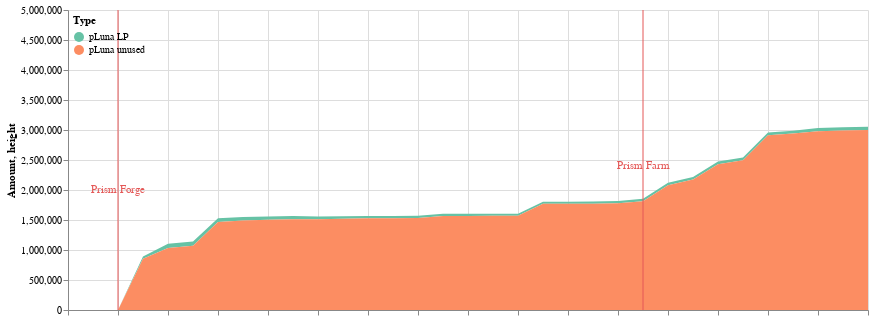

The notebook cell saved with this chart:
### Code cell
all_deltas = pdp.asset_used.append(pdp.asset_unused)
all_deltas = pdp.fill_date_gaps(all_deltas, ['2022-02-11','2022-02-12','2022-02-13'])
c1 = cp.get_yluna_time_area_chart(all_deltas, 
               alt.Scale(scheme='set2'),
               min_date = all_deltas.Time.min(),
               max_date = all_deltas.Time.max(),
               top_padding = 1500000
        )

c2 = alt.Chart(pdp.dates_to_mark).mark_rule(color='#e45756').encode(
    x=alt.X('date'+':T',axis=alt.Axis(labels=False,title=''))
)

c3 = alt.Chart(pdp.dates_to_mark).mark_text(
    color='#e45756',
    angle=0
).encode(
    x=alt.X('text_date'+':T',axis=alt.Axis(labels=False,title='')),
    y='height',
    text='text'
)

(c1 + c2 + c3).properties(width=800).configure_view(strokeOpacity=0)

### Figure 1 — Vega-Lite specification as saved in the notebook (floating-point values rounded to 4 significant figures)
{"config": {"view": {"continuousWidth": 400, "continuousHeight": 300, "strokeOpacity": 0}}, "layer": [{"data": {"name": "data-9fd7a585186c9310956d62ddcf8c976f"}, "mark": "area", "encoding": {"color": {"field": "Type", "legend": {"direction": "vertical", "legendY": 0, "orient": "none", "padding": 5}, "scale": {"scheme": "set2"}, "type": "nominal"}, "tooltip": [{"field": "Time", "format": "%Y-%m-%d", "type": "temporal"}, {"field": "Type", "type": "nominal"}, {"field": "Amount (millions)", "type": "nominal"}], "x": {"field": "Time", "scale": {"domain": ["2022-02-11", "2022-03-15"]}, "type": "temporal"}, "y": {"field": "Amount", "scale": {"domain": [0, 4501000.0]}, "type": "quantitative"}}}, {"data": {"name": "data-bf69e67827aa5ed7d9d532afa84e7b5c"}, "mark": {"type": "rule", "color": "#e45756"}, "encoding": {"x": {"axis": {"labels": false, "title": ""}, "field": "date", "type": "temporal"}}}, {"data": {"name": "data-bf69e67827aa5ed7d9d532afa84e7b5c"}, "mark": {"type": "text", "angle": 0, "color": "#e45756"}, "encoding": {"text": {"field": "text", "type": "nominal"}, "x": {"axis": {"labels": false, "title": ""}, "field": "text_date", "type": "temporal"}, "y": {"field": "height", "type": "quantitative"}}}], "width": 800, "$schema": "https://vega.github.io/schema/vega-lite/v4.17.0.json", "datasets": {"data-9fd7a585186c9310956d62ddcf8c976f": [{"Time": "2022-02-14", "Amount signed": 36650.0, "Amount": 36650.0, "Type": "pLuna LP", "Amount (millions)": "0.04M"}, {"Time": "2022-02-15", "Amount signed": 32280.0, "Amount": 68940.0, "Type": "pLuna LP", "Amount (millions)": "0.07M"}, {"Time": "2022-02-16", "Amount signed": 2075.0, "Amount": 71010.0, "Type": "pLuna LP", "Amount (millions)": "0.07M"}, {"Time": "2022-02-17", "Amount signed": -6336.0, "Amount": 64680.0, "Type": "pLuna LP", "Amount (millions)": "0.06M"}, {"Time": "2022-02-18", "Amount signed": -7555.0, "Amount": 57120.0, "Type": "pLuna LP", "Amount (millions)": "0.06M"}, {"Time": "2022-02-19", "Amount signed": -755.6, "Amount": 56360.0, "Type": "pLuna LP", "Amount (millions)": "0.06M"}, {"Time": "2022-02-20", "Amount signed": -4446.0, "Amount": 51920.0, "Type": "pLuna LP", "Amount (millions)": "0.05M"}, {"Time": "2022-02-21", "Amount signed": -3964.0, "Amount": 47950.0, "Type": "pLuna LP", "Amount (millions)": "0.05M"}, {"Time": "2022-02-22", "Amount signed": -7383.0, "Amount": 40570.0, "Type": "pLuna LP", "Amount (millions)": "0.04M"}, {"Time": "2022-02-23", "Amount signed": -1836.0, "Amount": 38730.0, "Type": "pLuna LP", "Amount (millions)": "0.04M"}, {"Time": "2022-02-24", "Amount signed": -2163.0, "Amount": 36570.0, "Type": "pLuna LP", "Amount (millions)": "0.04M"}, {"Time": "2022-02-25", "Amount signed": -438.1, "Amount": 36130.0, "Type": "pLuna LP", "Amount (millions)": "0.04M"}, {"Time": "2022-02-26", "Amount signed": 819.0, "Amount": 36950.0, "Type": "pLuna LP", "Amount (millions)": "0.04M"}, {"Time": "2022-02-27", "Amount signed": -175.0, "Amount": 36780.0, "Type": "pLuna LP", "Amount (millions)": "0.04M"}, {"Time": "2022-02-28", "Amount signed": -2711.0, "Amount": 34070.0, "Type": "pLuna LP", "Amount (millions)": "0.03M"}, {"Time": "2022-03-01", "Amount signed": -783.7, "Amount": 33280.0, "Type": "pLuna LP", "Amount (millions)": "0.03M"}, {"Time": "2022-03-02", "Amount signed": 1963.0, "Amount": 35250.0, "Type": "pLuna LP", "Amount (millions)": "0.04M"}, {"Time": "2022-03-03", "Amount signed": 1823.0, "Amount": 37070.0, "Type": "pLuna LP", "Amount (millions)": "0.04M"}, {"Time": "2022-03-04", "Amount signed": -783.0, "Amount": 36290.0, "Type": "pLuna LP", "Amount (millions)": "0.04M"}, {"Time": "2022-03-05", "Amount signed": 3213.0, "Amount": 39500.0, "Type": "pLuna LP", "Amount (millions)": "0.04M"}, {"Time": "2022-03-06", "Amount signed": 2395.0, "Amount": 41890.0, "Type": "pLuna LP", "Amount (millions)": "0.04M"}, {"Time": "2022-03-07", "Amount signed": -1488.0, "Amount": 40410.0, "Type": "pLuna LP", "Amount (millions)": "0.04M"}, {"Time": "2022-03-08", "Amount signed": 2733.0, "Amount": 43140.0, "Type": "pLuna LP", "Amount (millions)": "0.04M"}, {"Time": "2022-03-09", "Amount signed": 1553.0, "Amount": 44690.0, "Type": "pLuna LP", "Amount (millions)": "0.04M"}, {"Time": "2022-03-10", "Amount signed": 978.7, "Amount": 45670.0, "Type": "pLuna LP", "Amount (millions)": "0.05M"}, {"Time": "2022-03-11", "Amount signed": 648.4, "Amount": 46320.0, "Type": "pLuna LP", "Amount (millions)": "0.05M"}, {"Time": "2022-03-12", "Amount signed": 1651.0, "Amount": 47970.0, "Type": "pLuna LP", "Amount (millions)": "0.05M"}, {"Time": "2022-03-13", "Amount signed": 2733.0, "Amount": 50700.0, "Type": "pLuna LP", "Amount (millions)": "0.05M"}, {"Time": "2022-03-14", "Amount signed": 39.14, "Amount": 50740.0, "Type": "pLuna LP", "Amount (millions)": "0.05M"}, {"Time": "2022-03-15", "Amount signed": 2018.0, "Amount": 52760.0, "Type": "pLuna LP", "Amount (millions)": "0.05M"}, {"Time": "2022-02-14", "Amount signed": 890600.0, "Amount": 854000.0, "Type": "pLuna unused", "Amount (millions)": "0.85M"}, {"Time": "2022-02-15", "Amount signed": 213600.0, "Amount": 1035000.0, "Type": "pLuna unused", "Amount (millions)": "1.04M"}, {"Time": "2022-02-16", "Amount signed": 36280.0, "Amount": 1069000.0, "Type": "pLuna unused", "Amount (millions)": "1.07M"}, {"Time": "2022-02-17", "Amount signed": 390600.0, "Amount": 1466000.0, "Type": "pLuna unused", "Amount (millions)": "1.47M"}, {"Time": "2022-02-18", "Amount signed": 19640.0, "Amount": 1494000.0, "Type": "pLuna unused", "Amount (millions)": "1.49M"}, {"Time": "2022-02-19", "Amount signed": 9064.0, "Amount": 1503000.0, "Type": "pLuna unused", "Amount (millions)": "1.5M"}, {"Time": "2022-02-20", "Amount signed": 5244.0, "Amount": 1513000.0, "Type": "pLuna unused", "Amount (millions)": "1.51M"}, {"Time": "2022-02-21", "Amount signed": -5322.0, "Amount": 1512000.0, "Type": "pLuna unused", "Amount (millions)": "1.51M"}, {"Time": "2022-02-22", "Amount signed": 2106.0, "Amount": 1521000.0, "Type": "pLuna unused", "Amount (millions)": "1.52M"}, {"Time": "2022-02-23", "Amount signed": 4917.0, "Amount": 1528000.0, "Type": "pLuna unused", "Amount (millions)": "1.53M"}, {"Time": "2022-02-24", "Amount signed": 59.87, "Amount": 1530000.0, "Type": "pLuna unused", "Amount (millions)": "1.53M"}, {"Time": "2022-02-25", "Amount signed": 4428.0, "Amount": 1535000.0, "Type": "pLuna unused", "Amount (millions)": "1.54M"}, {"Time": "2022-02-26", "Amount signed": 32790.0, "Amount": 1567000.0, "Type": "pLuna unused", "Amount (millions)": "1.57M"}, {"Time": "2022-02-27", "Amount signed": 862.6, "Amount": 1568000.0, "Type": "pLuna unused", "Amount (millions)": "1.57M"}, {"Time": "2022-02-28", "Amount signed": -740.1, "Amount": 1570000.0, "Type": "pLuna unused", "Amount (millions)": "1.57M"}, {"Time": "2022-03-01", "Amount signed": -406.1, "Amount": 1570000.0, "Type": "pLuna unused", "Amount (millions)": "1.57M"}, {"Time": "2022-03-02", "Amount signed": 201300.0, "Amount": 1770000.0, "Type": "pLuna unused", "Amount (millions)": "1.77M"}, {"Time": "2022-03-03", "Amount signed": 1108.0, "Amount": 1769000.0, "Type": "pLuna unused", "Amount (millions)": "1.77M"}, {"Time": "2022-03-04", "Amount signed": 2958.0, "Amount": 1773000.0, "Type": "pLuna unused", "Amount (millions)": "1.77M"}, {"Time": "2022-03-05", "Amount signed": 8203.0, "Amount": 1778000.0, "Type": "pLuna unused", "Amount (millions)": "1.78M"}, {"Time": "2022-03-06", "Amount signed": 35120.0, "Amount": 1811000.0, "Type": "pLuna unused", "Amount (millions)": "1.81M"}, {"Time": "2022-03-07", "Amount signed": 267300.0, "Amount": 2079000.0, "Type": "pLuna unused", "Amount (millions)": "2.08M"}, {"Time": "2022-03-08", "Amount signed": 97090.0, "Amount": 2174000.0, "Type": "pLuna unused", "Amount (millions)": "2.17M"}, {"Time": "2022-03-09", "Amount signed": 257800.0, "Amount": 2430000.0, "Type": "pLuna unused", "Amount (millions)": "2.43M"}, {"Time": "2022-03-10", "Amount signed": 65280.0, "Amount": 2494000.0, "Type": "pLuna unused", "Amount (millions)": "2.49M"}, {"Time": "2022-03-11", "Amount signed": 418900.0, "Amount": 2912000.0, "Type": "pLuna unused", "Amount (millions)": "2.91M"}, {"Time": "2022-03-12", "Amount signed": 29130.0, "Amount": 2940000.0, "Type": "pLuna unused", "Amount (millions)": "2.94M"}, {"Time": "2022-03-13", "Amount signed": 43900.0, "Amount": 2981000.0, "Type": "pLuna unused", "Amount (millions)": "2.98M"}, {"Time": "2022-03-14", "Amount signed": 12140.0, "Amount": 2993000.0, "Type": "pLuna unused", "Amount (millions)": "2.99M"}, {"Time": "2022-03-15", "Amount signed": 9950.0, "Amount": 3001000.0, "Type": "pLuna unused", "Amount (millions)": "3.0M"}, {"Time": "2022-02-11", "Amount signed": 0.0, "Amount": 0.0, "Type": "pLuna LP", "Amount (millions)": "0.0M"}, {"Time": "2022-02-12", "Amount signed": 0.0, "Amount": 0.0, "Type": "pLuna LP", "Amount (millions)": "0.0M"}, {"Time": "2022-02-13", "Amount signed": 0.0, "Amount": 0.0, "Type": "pLuna LP", "Amount (millions)": "0.0M"}, {"Time": "2022-02-11", "Amount signed": 0.0, "Amount": 0.0, "Type": "pLuna unused", "Amount (millions)": "0.0M"}, {"Time": "2022-02-12", "Amount signed": 0.0, "Amount": 0.0, "Type": "pLuna unused", "Amount (millions)": "0.0M"}, {"Time": "2022-02-13", "Amount signed": 0.0, "Amount": 0.0, "Type": "pLuna unused", "Amount (millions)": "0.0M"}], "data-bf69e67827aa5ed7d9d532afa84e7b5c": [{"text_date": "2022-02-13", "date": "2022-02-13", "height": 2000000, "text": "Prism Forge"}, {"text_date": "2022-03-06", "date": "2022-03-06", "height": 2400000, "text": "Prism Farm"}]}}
